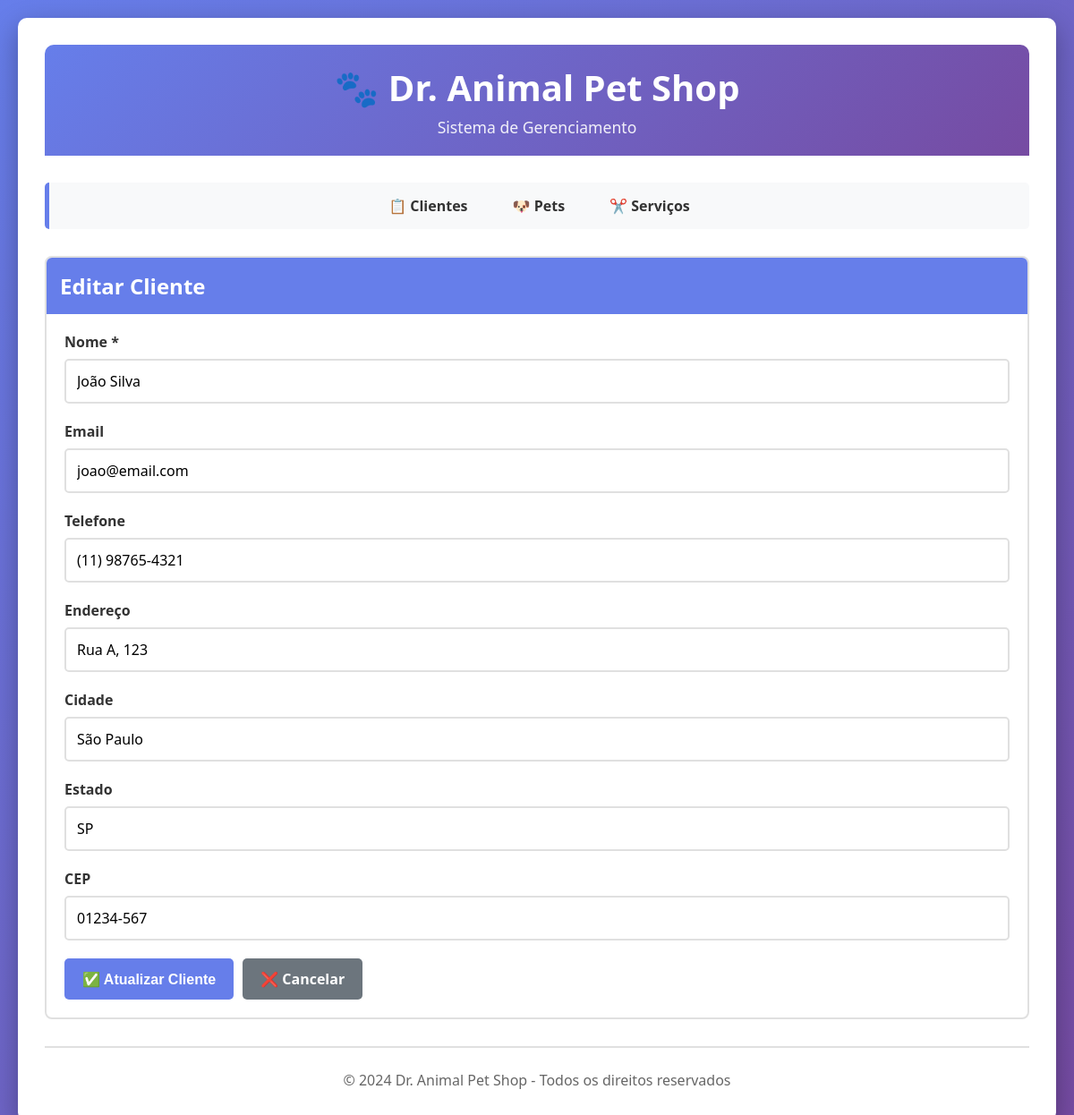
The page /editar_cliente.php?id=1 on the database its author committed.
### tables this page shows
CREATE TABLE IF NOT EXISTS clientes (
    id INT AUTO_INCREMENT PRIMARY KEY,
    nome VARCHAR(100) NOT NULL,
    email VARCHAR(100) UNIQUE,
    telefone VARCHAR(20),
    endereco VARCHAR(255),
    cidade VARCHAR(50),
    estado VARCHAR(2),
    cep VARCHAR(10),
    data_cadastro DATETIME DEFAULT CURRENT_TIMESTAMP,
    ativo BOOLEAN DEFAULT TRUE
);

### editar_cliente.php (the view, shortened to what this page needs)
<?php
include 'config.php';
$id = intval($_GET['id']);
$result = $conn->query("SELECT * FROM clientes WHERE id = $id");
$cliente = $result->fetch_assoc();
?>
<!DOCTYPE html>
<html lang="pt-BR">
<head>
    <link rel="stylesheet" href="style.css">
</head>
<body>
    <div class="container">
        <header>
            <h1>🐾 Dr. Animal Pet Shop</h1>
            <p>Sistema de Gerenciamento</p>
        </header>
        <nav>
            <ul>
                <li><a href="index.php">📋 Clientes</a></li>
                <li><a href="pets.php">🐶 Pets</a></li>
                <li><a href="servicos.php">✂️ Serviços</a></li>
            </ul>
        </nav>
        <div class="card">
            <div class="card-header">
                <h2>Editar Cliente</h2>
            </div>
            <form method="POST" action="">
                <div class="form-group">
                    <label for="nome">Nome *</label>
                    <input type="text" id="nome" name="nome" required value="<?php echo htmlspecialchars($cliente['nome']); ?>">
                </div>
                <div class="form-group">
                    <label for="email">Email</label>
                    <input type="email" id="email" name="email" value="<?php echo htmlspecialchars($cliente['email'] ?? ''); ?>">
                </div>
                <div class="form-group">
                    <label for="telefone">Telefone</label>
                    <input type="tel" id="telefone" name="telefone" placeholder="(XX) XXXXX-XXXX" value="<?php echo htmlspecialchars($cliente['telefone'] ?? ''); ?>">
                </div>
                <div class="form-group">
                    <label for="endereco">Endereço</label>
                    <input type="text" id="endereco" name="endereco" value="<?php echo htmlspecialchars($cliente['endereco'] ?? ''); ?>">
                </div>
                <div class="form-group">
                    <label for="cidade">Cidade</label>
                    <input type="text" id="cidade" name="cidade" value="<?php echo htmlspecialchars($cliente['cidade'] ?? ''); ?>">
                </div>
                <div class="form-group">
                    <label for="estado">Estado</label>
                    <input type="text" id="estado" name="estado" placeholder="SP, RJ, MG..." maxlength="2" value="<?php echo htmlspecialchars($cliente['estado'] ?? ''); ?>">
                </div>
                <div class="form-group">
                    <label for="cep">CEP</label>
                    <input type="text" id="cep" name="cep" placeholder="XXXXX-XXX" value="<?php echo htmlspecialchars($cliente['cep'] ?? ''); ?>">
                </div>
                <div class="btn-group">
                    <button type="submit" class="btn btn-primary">✅ Atualizar Cliente</button>
                    <a href="index.php" class="btn btn-secondary">❌ Cancelar</a>
                </div>
            </form>
        </div>
        <footer>
            <p>&copy; 2024 Dr. Animal Pet Shop - Todos os direitos reservados</p>
        </footer>
    </div>
</body>
</html>

### style.css (style rules this page uses)
* { margin: 0; padding: 0; box-sizing: border-box; }
body { font-family: 'Segoe UI', Tahoma, Geneva, Verdana, sans-serif; background: linear-gradient(135deg, #667eea 0%, #764ba2 100%); min-height: 100vh; padding: 20px; }
.container { max-width: 1200px; margin: 0 auto; background: white; border-radius: 10px; box-shadow: 0 10px 30px rgba(0, 0, 0, 0.3); padding: 30px; }
header { background: linear-gradient(135deg, #667eea 0%, #764ba2 100%); color: white; padding: 20px 0; margin-bottom: 30px; border-radius: 10px 10px 0 0; text-align: center; }
header h1 { font-size: 2.5em; margin-bottom: 5px; }
header p { font-size: 1.1em; opacity: 0.9; }
nav { background: #f8f9fa; padding: 15px 0; margin-bottom: 30px; border-radius: 5px; border-left: 5px solid #667eea; }
nav ul { list-style: none; display: flex; justify-content: center; flex-wrap: wrap; gap: 20px; }
nav a { text-decoration: none; color: #333; font-weight: 600; padding: 8px 15px; border-radius: 5px; transition: all 0.3s ease; }
.form-group { margin-bottom: 20px; }
label { display: block; margin-bottom: 8px; font-weight: 600; color: #333; }
input[type="text"], input[type="email"], input[type="tel"], input[type="date"], input[type="number"], select, textarea { width: 100%; padding: 12px; border: 2px solid #e0e0e0; border-radius: 5px; font-size: 1em; transition: border-color 0.3s ease; font-family: inherit; }
.btn { padding: 12px 20px; border: none; border-radius: 5px; font-size: 1em; font-weight: 600; cursor: pointer; transition: all 0.3s ease; text-decoration: none; display: inline-block; text-align: center; }
.btn-primary { background: #667eea; color: white; }
.btn-secondary { background: #6c757d; color: white; }
.btn-group { display: flex; gap: 10px; margin-top: 20px; }
.card { background: white; border: 2px solid #e0e0e0; border-radius: 8px; padding: 20px; margin-bottom: 20px; transition: all 0.3s ease; }
.card-header { background: #667eea; color: white; padding: 15px; margin: -20px -20px 20px -20px; border-radius: 6px 6px 0 0; }
.card-header h2 { margin: 0; font-size: 1.5em; }
footer { text-align: center; margin-top: 30px; padding-top: 20px; border-top: 2px solid #e0e0e0; color: #666; }
footer p { margin: 5px 0; }

### rows shown on the page
clientes: nome "João Silva", email "joao@email.com", telefone "(11) 98765-4321", endereco "Rua A, 123", cidade "São Paulo", estado "SP", cep "01234-567"
